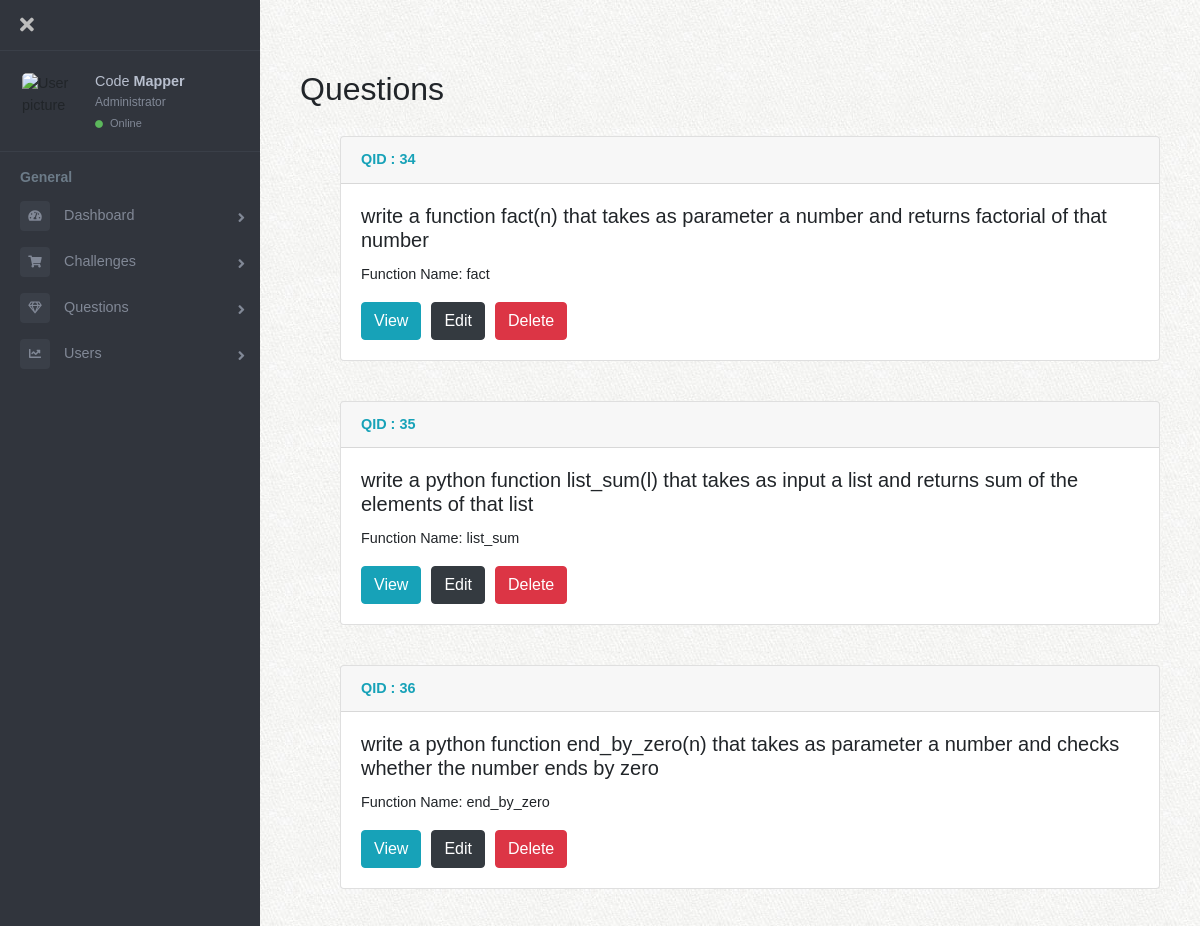
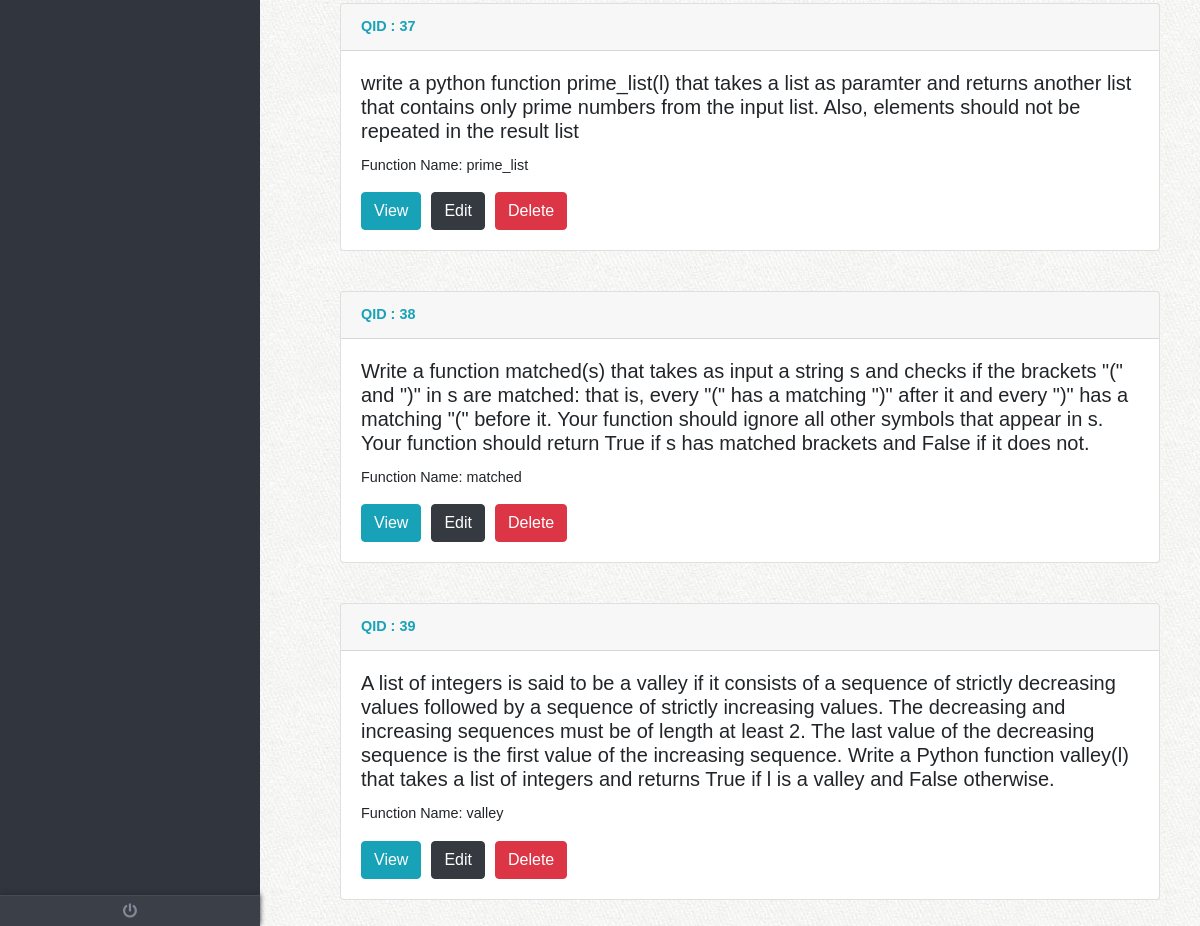
/admin/manage_questions.php, run on the app's committed database (2 pictures, top to bottom).
### tables this page shows
CREATE TABLE `questions` (
  `qid` int(10) NOT NULL,
  `question` text NOT NULL,
  `initial_code` text NOT NULL,
  `function_name` text NOT NULL
);

### admin/manage_questions.php (the view, shortened to what this page needs)
<?php include '../BackendFunctions/db_conn.php';
include 'header.php';?>
<div class="content">
    <main class="page-content">
        <h2>Questions</h2>
        <?php
            $sql = "select * from questions;";
            $result = mysqli_query($conn, $sql);
            $resultCheck = mysqli_num_rows($result);
            if($resultCheck > 0){
                while($row = mysqli_fetch_assoc($result)){
        ?>
        <div class="row">
           <div class="col">
            <div class="card">
                <div class="card-header">
                    <span class="text text-info"><b>QID : <?php echo $row['qid']; ?></b></span>
                </div>
                <div class="card-body">
                    <h5 class="card-title"><?php echo $row['question']?></h5>
                    <p class="card-text">Function Name: <?php echo $row['function_name']?></p>
                        <button type="button" class="btn btn-info ques-info" data-toggle="modal" data-qid="<?php echo $row['qid'];?>" data-target="#viewQuestionModal" style="float:left;">
                            View
                        </button>
                        <a href="edit_question.php?qid=<?php echo $row['qid']?>" class="btn btn-dark" style="float:left; margin-left:10px;">
                            Edit
                        </a>
                        <button type="button" class="btn btn-danger" data-toggle="modal" data-qid="<?php echo $row['qid'];?>" data-target="#deleteModal" style="float:left; margin-left:10px;">
                            Delete
                        </button>
                </div>
            </div>
            </div>
        </div>
        <?php
                }
            }
            else{
                echo '<div class="alert alert-dark" role="alert">
                No questions added!
                </div>';
            }
        ?>
    </main>
</div>

### resources/css/custom.css (style rules this page uses)
body { font-family: 'proxima-nova', 'Raleway', Helvetica, sans-serif; font-size: 16px; background: url('../img/tile.jpg') top left repeat; margin-top: 50px; }
body { font-size: 0.9rem; }
.page-wrapper .sidebar-wrapper, .sidebar-wrapper .sidebar-brand > a, .sidebar-wrapper .sidebar-dropdown > a:after, .sidebar-wrapper .sidebar-menu .sidebar-dropdown .sidebar-submenu li a:before, .sidebar-wrapper ul li a i, .page-wrapper .page-content, .sidebar-wrapper .sidebar-search input.search-menu, .sidebar-wrapper .sidebar-search .input-group-text, .sidebar-wrapper .sidebar-menu ul li a, #show-sidebar, #close-sidebar { -webkit-transition: all 0.3s ease; -moz-transition: all 0.3s ease; -ms-transition: all 0.3s ease; -o-transition: all 0.3s ease; transition: all 0.3s ease; }
@media screen and (min-width: 768px) { .page-wrapper.toggled .page-content { padding-left: 300px; } }
.page-wrapper .page-content { display: inline-block; width: 100%; padding-left: 0px; padding-top: 20px; }
.page-wrapper .page-content > div { padding: 20px 40px; }
.page-wrapper .page-content { overflow-x: hidden; }

### data on the page
questions: qid "34", question "write a function fact(n) that takes as parameter a number and returns factorial of that number", function_name "fact"
questions: qid "35", question "write a python function list_sum(l) that takes as input a list and returns sum of the elements of that list", function_name "list_sum"
questions: qid "36", question "write a python function end_by_zero(n) that takes as parameter a number and checks whether the number ends by zero", function_name "end_by_zero"
questions: qid "37", question "write a python function prime_list(l) that takes a list as paramter and returns another list that contains only prime numbers from the input list. Also, elements should not be repeated in the result list", function_name "prime_list"
questions: qid "38", question "Write a function matched(s) that takes as input a string s and checks if the brackets \"(\" and \")\" in s are matched: that is, every \"(\" has a matching \")\" after it and every \")\" has a matching \"(\" before it. Your function should ignore all other symbols that appear in s. Your function should return True if s has matched brackets and False if it does not.", function_name "matched"
questions: qid "39", question "A list of integers is said to be a valley if it consists of a sequence of strictly decreasing values followed by a sequence of strictly increasing values. The decreasing and increasing sequences must be of length at least 2. The last value of the decreasing sequence is the first value of the increasing sequence. Write a Python function valley(l) that takes a list of integers and returns True if l is a valley and False otherwise.", function_name "valley"
